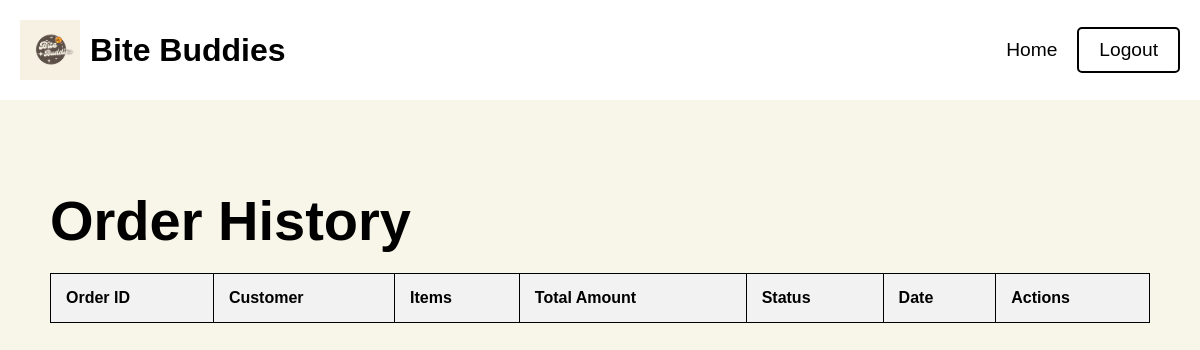
The app's page /partner/orders (signed in), older data.
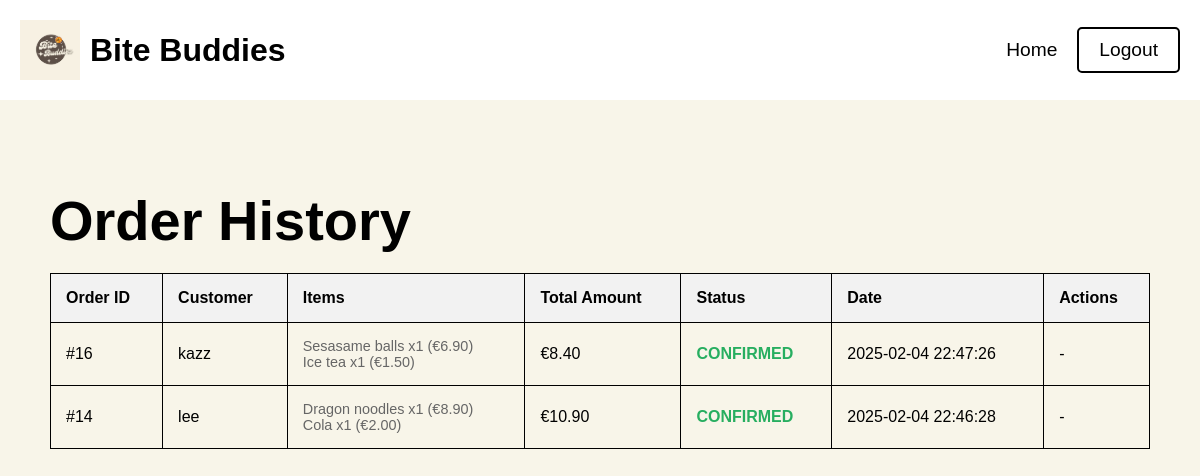
The same page, newer data.
### tables this page shows
CREATE TABLE orders (
            id INTEGER PRIMARY KEY AUTOINCREMENT,
            user_id INTEGER NOT NULL,
            restaurant_id INTEGER NOT NULL,
            total_amount REAL NOT NULL,
            status TEXT NOT NULL CHECK(status IN ('placed', 'confirmed', 'rejected')) DEFAULT 'placed',
            created_at TIMESTAMP DEFAULT CURRENT_TIMESTAMP,
            FOREIGN KEY (user_id) REFERENCES users (id),
            FOREIGN KEY (restaurant_id) REFERENCES restaurants (id)
        );

CREATE TABLE "users" (
	"id"	INTEGER,
	"username"	TEXT NOT NULL,
	"address"	TEXT NOT NULL,
	"email"	TEXT NOT NULL UNIQUE,
	"pincode"	TEXT NOT NULL,
	"password"	TEXT NOT NULL,
	"current_balance"	REAL NOT NULL DEFAULT 100,
	PRIMARY KEY("id" AUTOINCREMENT)
);

CREATE TABLE order_items (
            id INTEGER PRIMARY KEY AUTOINCREMENT,
            order_id INTEGER NOT NULL,
            menu_item_id INTEGER NOT NULL,
            quantity INTEGER NOT NULL,
            price_at_time REAL NOT NULL,
            FOREIGN KEY (order_id) REFERENCES orders (id),
            FOREIGN KEY (menu_item_id) REFERENCES menu_items (id)
        );

CREATE TABLE menu_items (
    id INTEGER PRIMARY KEY AUTOINCREMENT,
    restaurant_id INTEGER NOT NULL,
    name TEXT NOT NULL,
    description TEXT,
    price REAL NOT NULL,
    photo_url TEXT,
    FOREIGN KEY (restaurant_id) REFERENCES restaurants (id)
);

### app.py (the view)
@app.route('/partner/orders')
def partner_orders():
    if 'user_id' not in session:
        return redirect(url_for('partner'))
    conn = get_db_connection()
    try:
        orders = conn.execute('''
            SELECT
                o.id,
                o.total_amount,
                o.status,
                o.created_at,
                u.username,
                u.id as user_id
            FROM orders o
            JOIN users u ON o.user_id = u.id
            WHERE o.restaurant_id = ?
            ORDER BY
                CASE
                    WHEN o.status = 'placed' THEN 1
                    WHEN o.status = 'confirmed' THEN 2
                    WHEN o.status = 'rejected' THEN 3
                END,
                o.created_at DESC
        ''', (session['user_id'],)).fetchall()
        orders_with_items = []
        for order in orders:
            order_dict = dict(order)
            items = conn.execute('''
                SELECT
                    oi.quantity,
                    oi.price_at_time,
                    mi.name
                FROM order_items oi
                JOIN menu_items mi ON oi.menu_item_id = mi.id
                WHERE oi.order_id = ?
            ''', (order['id'],)).fetchall()
            items_list = []
            for item in items:
                items_list.append({
                    'name': item['name'],
                    'quantity': item['quantity'],
                    'price': float(item['price_at_time'])  # Convert price to float
                })
            order_dict['items'] = items_list
            orders_with_items.append(order_dict)
    except sqlite3.Error as e:
        print(f"Database error: {str(e)}")
        flash("An error occurred while fetching orders.")
        orders_with_items = []
    finally:
        conn.close()
    return render_template('OrderHistory.html', orders=orders_with_items)

### app.py (called while the page is built)
def get_db_connection():
    conn = sqlite3.connect('database/database.db')
    conn.row_factory = sqlite3.Row
    return conn

### templates/OrderHistory.html (shortened to what this page needs)
<!DOCTYPE html>
<html lang="en">
<head>
</head>
<body>
    <header>
        <div class="logo">
            <img src="{{ url_for('static', filename='logo-placeholder.png') }}" alt="Bite Buddies Logo">
            Bite Buddies
        </div>
        <nav class="nav-links">
            <a href="{{ url_for('partner_dashboard') }}">Home</a>
            <a class="logout" href="{{ url_for('logout') }}">Logout</a>
        </nav>
    </header>
    <main>
        <h1>Order History</h1>
        <table>
            <tr>
                <th>Order ID</th>
                <th>Customer</th>
                <th>Items</th>
                <th>Total Amount</th>
                <th>Status</th>
                <th>Date</th>
                <th>Actions</th>
            </tr>
            {% for order in orders %}
        <tr>
            <td>#{{ order['id'] }}</td>
            <td>{{ order['username'] }}</td>
            <td>
                <div class="order-items">
                {% for item in order['items'] %}
                    {{ item['name'] }} x{{ item['quantity'] }} (€{{ "%.2f"|format(item['price']) }})<br>
                {% endfor %}
                </div>
            </td>
            <td>€{{ "%.2f"|format(order['total_amount']) }}</td>
            <td class="status-{{ order['status'] }}">{{ order['status'].upper() }}</td>
            <td>{{ order['created_at'] }}</td>
            <td>
                {% if order['status'] == 'placed' %}
                <button class="action-button accept-btn" onclick="updateOrderStatus({{ order['id'] }}, 'confirmed', this)">Accept</button>
                <button class="action-button reject-btn" onclick="updateOrderStatus({{ order['id'] }}, 'rejected', this)">Reject</button>
                {% else %}
                -
                {% endif %}
            </td>
        </tr>
            {% endfor %}
        </table>
    </main>
</body>
</html>

Row changes from the older to the newer data that the page shows:
added orders: id "16", username "kazz", total_amount "8.40", status "CONFIRMED", created_at "2025-02-04 22:47:26"
added order_items: name "Sesasame balls", quantity "1", price "6.90", shown under "16"
added order_items: name "Ice tea", quantity "1", price "1.50", shown under "16"
added orders: id "14", username "lee", total_amount "10.90", status "CONFIRMED", created_at "2025-02-04 22:46:28"
added order_items: name "Dragon noodles", quantity "1", price "8.90", shown under "14"
added order_items: name "Cola", quantity "1", price "2.00", shown under "14"
